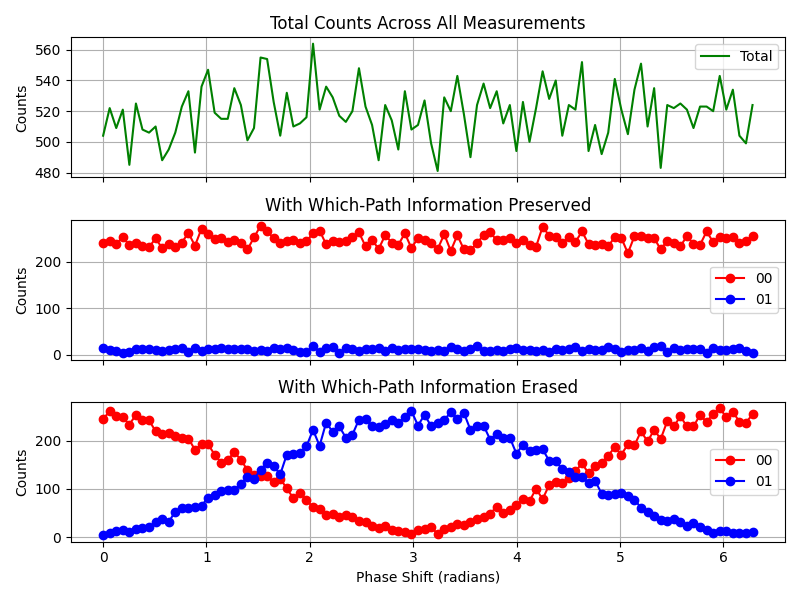

Source code (Python):
#===============================================================================
# Quantum Eraser Experiment using Qiskit
# This script simulates a quantum eraser setup where which-path information
# can be preserved or erased, demonstrating the effects on interference patterns.
# This quantum circuit is based on Kim et al.'s delayed choice quantum eraser 
# experiment.
# Signal and idler photons are entangled, and phase shifts are applied.
# The results are visualized to show the difference between preserved and erased
# which-path information.
#===============================================================================

from qiskit_ibm_runtime import QiskitRuntimeService, Sampler
from qiskit_aer import AerSimulator
from qiskit import QuantumCircuit, transpile
from qiskit import QuantumRegister, ClassicalRegister
from qiskit.transpiler.preset_passmanagers import generate_preset_pass_manager
from qiskit.circuit import Parameter 
import numpy as np
import matplotlib.pyplot as plt

# --- CONFIGURATION SWITCH ---
USE_SIMULATOR = False
# Set to False to run on real hardware
# ----------------------------

# 1. Define the backend based on the config variable
if USE_SIMULATOR:
    # Use the local Aer simulator
    backend = AerSimulator()
    print("Using local Aer simulator.")
else:
    # Use the IBM Quantum hardware via Qiskit Runtime
    service = QiskitRuntimeService() 
    # Select the least busy available QPU (Quantum Processing Unit)
    backend = service.least_busy(operational=True, simulator=False) 
    print(f"Using IBM hardware: {backend.name}")

class QuantumEraser:
    
    # Setup the experiment
    def setup(self, phi_values):
        self.phi_param = Parameter('phi')
        # Setup quantum circuit
        self.qr_signal = QuantumRegister(1, name = 'qr_signal')
        self.qr_idler = QuantumRegister(1, name = 'qr_idler')
        self.cr_combined = ClassicalRegister(2, name = 'cr_combined')
        self.qc_preserved = QuantumCircuit(self.qr_signal, self.qr_idler, self.cr_combined)
        self.experiment()
        pm = generate_preset_pass_manager(optimization_level=1, backend=backend)
        isa_preserved = pm.run(self.qc_preserved)
        isa_erased = pm.run(self.qc_erased)

        # Prepare parameterized circuits for all phi values        
        self.pubs = []
        for value in phi_values:
            bound_preserved = isa_preserved.assign_parameters({self.phi_param: value})
            self.pubs.append(bound_preserved)
            bound_erased = isa_erased.assign_parameters({self.phi_param: value})
            self.pubs.append(bound_erased)
        # Setup sampler
        return Sampler(backend)
        
        
    # Quantum circuit for the quantum eraser experiment
    def experiment(self):
        # Prepare entangled state with phase shift
        self.qc_preserved.h(self.qr_signal)
        self.qc_preserved.cx(self.qr_signal, self.qr_idler)
        self.qc_preserved.rz(self.phi_param, self.qr_signal)
  
        # Copy and modify for erasure branch
        # Which pass information erased by applying Hadamard gates
        self.qc_erased = self.qc_preserved.copy()
        self.qc_erased.h(self.qr_signal[0])
        self.qc_erased.h(self.qr_idler[0])

        # Measure
        self.qc_preserved.measure(
            [self.qr_signal[0], self.qr_idler[0]],
            [self.cr_combined[0], self.cr_combined[1]])
        self.qc_erased.measure(
            [self.qr_signal[0], self.qr_idler[0]],
            [self.cr_combined[0], self.cr_combined[1]])
        

    # Run the simulation
    def run_experiment(self, phi_values, num_shots):
        sampler = self.setup(phi_values)
        job = sampler.run(self.pubs, shots=num_shots)
        result = job.result()
        return result

class Data:
    def __init__(self, phi_values, result):
        # Filter and store results
        self.phi_values = phi_values
        self.counts_combined = []
        self.counts_preserved_00 = []
        self.counts_preserved_01 = []
        self.counts_erased_00 = []
        self.counts_erased_01 = []
        # Filter out data from sampler results
        for i, pub_result in enumerate(result):
            # Sampler combines results, so even indices are 'preserved' and odd are 'erased'
            combined_bit_array = pub_result.data.cr_combined
            count_00 = combined_bit_array.get_counts().get('00', 0)
            count_01 = combined_bit_array.get_counts().get('01', 0)
            if i % 2 == 0 :
                self.counts_preserved_00.append(count_00)
                self.counts_preserved_01.append(count_01)
            else:
                self.counts_erased_00.append(count_00)
                self.counts_erased_01.append(count_01)
        # Calculate combined counts
        for i in range(len(self.counts_preserved_00)):   
            total = (self.counts_preserved_00[i] + self.counts_preserved_01[i] +
                     self.counts_erased_00[i] + self.counts_erased_01[i])
            self.counts_combined.append(total)

class Plotter:
    @staticmethod
    def plot_results(data):
        # Create subplots
        _, (totals, plt1, plt2) = plt.subplots(nrows=3, figsize=(8, 6), sharex=True)
        
        # Plot total counts
        totals.plot(data.phi_values, data.counts_combined, label='Total', color='green')
        totals.set_title('Total Counts Across All Measurements')
        totals.set_ylabel('Counts')
        totals.legend(loc='upper right')
        totals.grid(True)
        
        # Plot preserved which-path information
        plt1.plot(data.phi_values, data.counts_preserved_00, marker='o', label='00', color='red')
        plt1.plot(data.phi_values, data.counts_preserved_01, marker='o', label='01', color='blue')
        plt1.set_title('With Which-Path Information Preserved')
        plt1.set_ylabel('Counts')
        plt1.legend(loc='center right')
        plt1.grid(True)

        # Plot erased which-path information
        plt2.plot(data.phi_values, data.counts_erased_00, marker='o', label='00', color='red')
        plt2.plot(data.phi_values, data.counts_erased_01, marker='o', label='01', color='blue')
        plt2.set_title('With Which-Path Information Erased')
        plt2.set_xlabel('Phase Shift (radians)')
        plt2.set_ylabel('Counts')
        plt2.legend(loc='center right')
        plt2.grid(True)
        
        # Finalize and show plot
        plt.tight_layout()
        plt.show()
        
if __name__ == "__main__":
    # Define parameters
    phi_values = np.linspace(0, 2 * np.pi, 100)
    num_shots = 512

    # Initialize Quantum Eraser experiment
    qe = QuantumEraser()
    # Run experiment
    result = qe.run_experiment(phi_values, num_shots=num_shots)
    # Process results
    data = Data(phi_values, result)
    # Plot results
    Plotter.plot_results(data)
